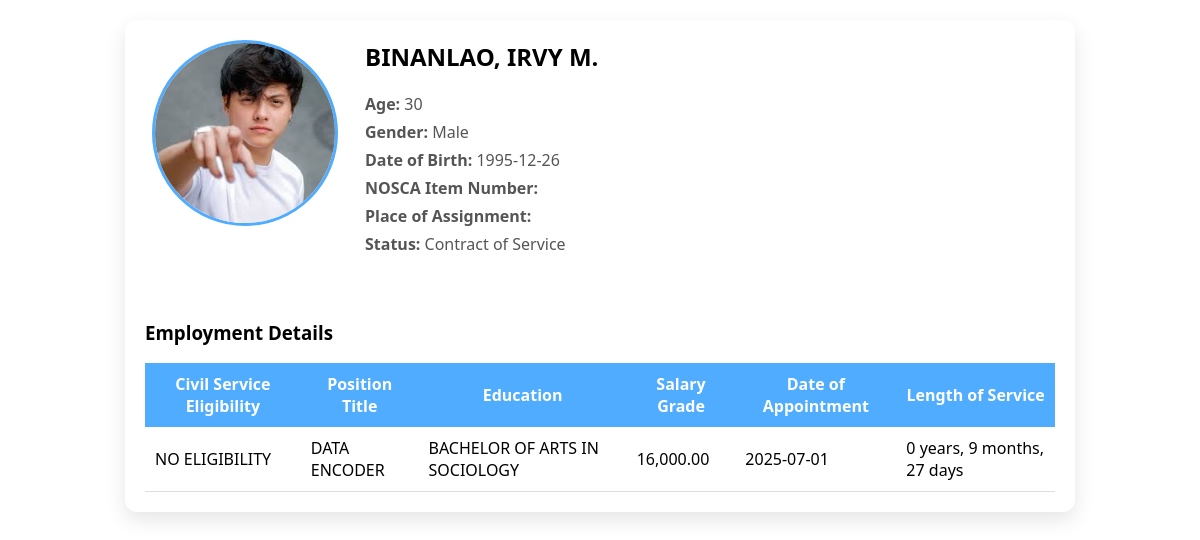
/employee_info.php?employee_id=11, run on the app's committed database.
### tables this page shows
CREATE TABLE `employees` (
  `employee_id` int(11) NOT NULL,
  `name` varchar(100) NOT NULL,
  `age` int(11) NOT NULL,
  `status` varchar(50) NOT NULL,
  `image` varchar(255) DEFAULT NULL,
  `created_at` timestamp NOT NULL DEFAULT current_timestamp(),
  `gender` varchar(20) DEFAULT NULL,
  `date_of_birth` date DEFAULT NULL,
  `nosca_item_number` varchar(100) DEFAULT NULL,
  `place_of_assignment` varchar(150) DEFAULT NULL,
  `position_title` varchar(150) DEFAULT NULL,
  `salary_grade` varchar(50) DEFAULT NULL,
  `civil_service_eligibility` varchar(150) DEFAULT NULL,
  `education` varchar(150) DEFAULT NULL,
  `date_of_appointment` date DEFAULT NULL,
  `length_of_service` varchar(50) DEFAULT NULL
);

### employee_info.php (the view, shortened to what this page needs)
<?php
$host = "localhost";
$user = "root";
$pass = "";
$db   = "cenro";
$conn = new mysqli($host, $user, $pass, $db);
$employee_id = isset($_GET['employee_id']) ? intval($_GET['employee_id']) : 0;
$stmt = $conn->prepare("SELECT * FROM employees WHERE employee_id = ?");
$stmt->bind_param("i", $employee_id);
$stmt->execute();
$result = $stmt->get_result();
$employee = $result->fetch_assoc();
$image_path = 'assets/image/employee/' . $employee['image'];
?>
<!DOCTYPE html>
<html lang="en">
<head>
</head>
<body>
<div class="container">
    <div class="employee-header">
        <div class="employee-image">
            <img src="<?= htmlspecialchars($image_path); ?>"
                 alt="<?= htmlspecialchars($employee['name']); ?>">
        </div>
        <div class="employee-info">
            <h2><?= htmlspecialchars($employee['name']); ?></h2>
            <p><span>Age:</span> <?= htmlspecialchars($employee['age']); ?></p>
            <p><span>Gender:</span> <?= htmlspecialchars($employee['gender'] ?? 'N/A'); ?></p>
            <p><span>Date of Birth:</span> <?= htmlspecialchars($employee['date_of_birth'] ?? 'N/A'); ?></p>
            <p><span>NOSCA Item Number:</span> <?= htmlspecialchars($employee['nosca_item_number'] ?? 'N/A'); ?></p>
            <p><span>Place of Assignment:</span> <?= htmlspecialchars($employee['place_of_assignment'] ?? 'N/A'); ?></p>
            <p><span>Status:</span> <?= htmlspecialchars($employee['status']); ?></p>
        </div>
    </div>
    <div class="details-section">
        <h3>Employment Details</h3>
        <table>
            <tr>
                <th>Civil Service Eligibility</th>
                <th>Position Title</th>
                <th>Education</th>
                <th>Salary Grade</th>
                <th>Date of Appointment</th>
                <th>Length of Service</th>
            </tr>
            <tr>
                <td><?= htmlspecialchars($employee['civil_service_eligibility'] ?? 'N/A'); ?></td>
                <td><?= htmlspecialchars($employee['position_title'] ?? 'N/A'); ?></td>
                <td><?= htmlspecialchars($employee['education'] ?? 'N/A'); ?></td>
                <td><?= htmlspecialchars($employee['salary_grade'] ?? 'N/A'); ?></td>
                <td><?= htmlspecialchars($employee['date_of_appointment'] ?? 'N/A'); ?></td>
                <td><?= htmlspecialchars($employee['length_of_service'] ?? 'N/A'); ?></td>
            </tr>
        </table>
    </div>
</div>
</body>
</html>

### employee_info.php (style rules this page uses)
body { font-family: 'Segoe UI', Tahoma, sans-serif; background-image: url('https://upload.wikimedia.org/wikipedia/commons/thumb/e/e8/Logo_of_the_Department_of_Environment_and_Natural_Resources.svg/1280px-Logo_of_the_Department_of_Environment_and_Natural_Resources.svg.png'); background-size: cover; background-position: center; background-repeat: no-repeat; background-attachment: fixed; margin: 0; padding: 20px; }
.container { max-width: 950px; margin: auto; background: #fff; border-radius: 12px; box-shadow: 0 8px 20px rgba(0,0,0,0.1); }
.employee-header { display: flex; flex-wrap: wrap; padding: 20px; }
.employee-image { flex: 0 0 200px; text-align: center; }
.employee-image img { width: 180px; height: 180px; border-radius: 50%; object-fit: cover; border: 3px solid #4facfe; }
.employee-info { flex: 1; padding-left: 20px; }
.employee-info h2 { margin-top: 0; }
.employee-info p { margin: 6px 0; color: #555; }
.employee-info span { font-weight: bold; }
.details-section { padding: 20px; }
table { width: 100%; border-collapse: collapse; }
th { background: #4facfe; color: #fff; padding: 10px; }
td { padding: 10px; border-bottom: 1px solid #ddd; }

### data on the page
employees: image (picture), name "BINANLAO, IRVY M.", age "30", gender "Male", date_of_birth "1995-12-26", status "Contract of Service", civil_service_eligibility "NO ELIGIBILITY", position_title "DATA ENCODER", education "BACHELOR OF ARTS IN SOCIOLOGY", salary_grade "16,000.00", date_of_appointment "2025-07-01", length_of_service "0 years, 9 months, 27 days"
